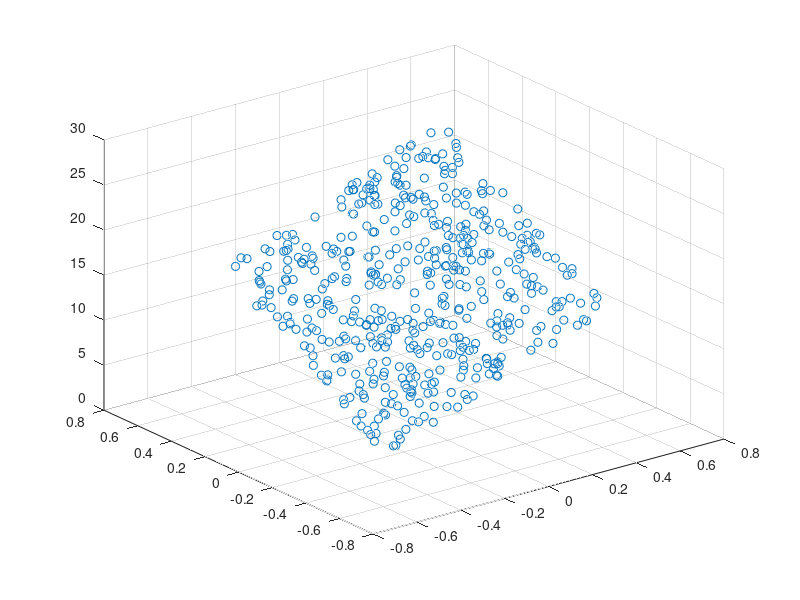

Write the MATLAB code that produced this figure.
%~~ Kosta lecture code for reference ~~
% x=[1:20]';
% m = 2;
% b = 5;
% y=m*x+b;
% y = y + randn(size(x));
% A = [x ones(size(x))];
% mb_estimate = A\y;

%1.1
alpha = 10;
beta = 12;
gamma = 15;

x = rand([500 1]) - 0.5;
y = rand([500 1]) - 0.5;
z = alpha.*x + beta.*y + gamma;
figure, scatter3(x,y,z);
rotate3d;
%noise adding
z = z + (randn(size(x)) + randn(size(y)));

%1.2
%rewrite z = alphax+betay+gamma as Ax=b where x is the vector of unknowns

temp = ones(size(x)); % to get gamma vector since gamma is not multiplied by anything, just set to ones
A = [x,y,temp];

%estimate x, our unknowns 
x = A\z;

%1.3
alphaDiff = abs(x(1) - alpha);
disp("The error in the alpha estimate is: " + alphaDiff);
betaDiff = abs(x(2) - beta);
disp("The error in the beta estimate is: " + betaDiff);
gammaDiff = abs(x(3) - gamma);
disp("The error in the gamma estimate is: " + gammaDiff);